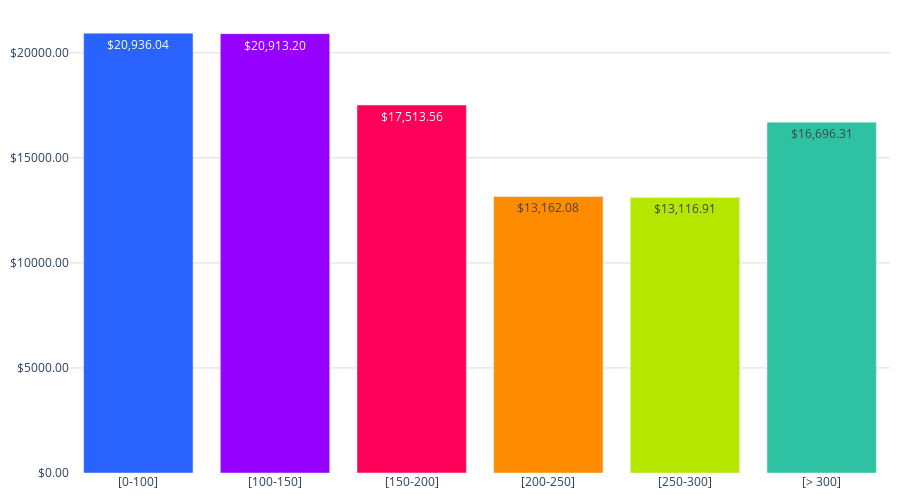

Notebook cell for this chart:
### Markdown cell above
# Gráfica

### Code cell
colores = ['#2962ff', '#9500ff', '#ff0059', '#ff8c00', '#b4e600', '#2EC2A2','#F79CB9']
porcentajes = Precio_mean_M2['Precio_m2_mean']

# Convertir la columna 'Precio_m2_mean' a números de punto flotante
#Precio_mean_M2['Precio_m2_mean'] = Precio_mean_M2['Precio_m2_mean'].str.replace('$', '').str.replace(',', '').astype(float)
# Convertir los valores a cadenas con el formato deseado
textos_formateados = [f'${round(valor, 2):,.2f}' for valor in Precio_mean_M2['Precio_m2_mean']]

fig = go.Figure()
# Obtener el valor máximo redondeado al próximo múltiplo de 5000
max_valor = int(Precio_mean_M2['Precio_m2_mean'].max() / 5000 + 1) * 5000

# Agregar los datos como barras
fig.add_trace(go.Bar(
    x=Precio_mean_M2['Rango'],  # Eje x: Modalidades
    y=Precio_mean_M2['Precio_m2_mean'],  # Eje y: Porcentajes
    marker_color=colores,  # Especifica los colores de las barras
    text=textos_formateados,  # Texto que se mostrará en las barras (porcentaje)
    textposition='inside',  # Posición del texto (puede ser 'inside' o 'outside')
))

# Personalizar el diseño de la gráfica
fig.update_layout(
    #title='Precio promedio por M2 totales.',  # Título de la gráfica
    #xaxis=dict(title='Rango'),  # Título del eje x
    yaxis=dict(
        #title='Precio', # Título del eje y
        gridcolor='#dddcda', # Color de las líneas que dividen los rangos del eje Y
        gridwidth=1,
        tickvals=list(range(0, max_valor + 5000, 5000)),  # Valores de los ticks del eje y
        ticktext=[f'${valor:.2f}' for valor in range(0, max_valor + 5000, 5000)]  # Textos de los ticks del eje y
    ),  
    plot_bgcolor='rgba(0,0,0,0)',  # Color de fondo del gráfico
    height=500,  # Altura de la gráfica
    margin=dict(l=10, r=10, t=10, b=10)  # Ajusta los márgenes (left, right, top, bottom)

)

# Exportar gráfica como archivo HTML
def guardar_grafico_como_html(fig, nombre_archivo, carpeta='assets/graficas'):
    # Crear la carpeta si no existe
    if not os.path.exists(carpeta):
        os.makedirs(carpeta)
    # Gráfica como archivo HTML en la carpeta especificada
    pio.write_html(fig, f'{carpeta}/{nombre_archivo}.html')
guardar_grafico_como_html(fig, 'g_bar_PrecioPromedio_m2', carpeta='assets/graficas')
fig.show()

### Figure 1 — Plotly figure (JSON) as saved in the notebook; plotly's stock layout.template omitted (floating-point values rounded to 4 significant figures)
{"data": [{"marker": {"color": ["#2962ff", "#9500ff", "#ff0059", "#ff8c00", "#b4e600", "#2EC2A2", "#F79CB9"]}, "text": ["$20,936.04", "$20,913.20", "$17,513.56", "$13,162.08", "$13,116.91", "$16,696.31"], "textposition": "inside", "type": "bar", "x": ["[0-100]", "[100-150]", "[150-200]", "[200-250]", "[250-300]", "[> 300]"], "y": [20940.0, 20910.0, 17510.0, 13160.0, 13120.0, 16700.0]}], "layout": {"height": 500, "margin": {"b": 10, "l": 10, "r": 10, "t": 10}, "plot_bgcolor": "rgba(0,0,0,0)", "yaxis": {"gridcolor": "#dddcda", "gridwidth": 1, "ticktext": ["$0.00", "$5000.00", "$10000.00", "$15000.00", "$20000.00", "$25000.00"], "tickvals": [0, 5000, 10000, 15000, 20000, 25000]}}}
